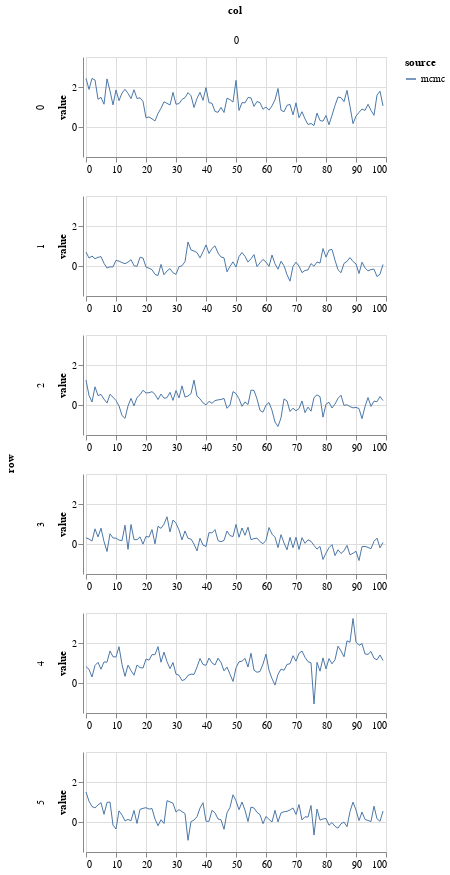

The cell this chart's notebook holds for it:
### Markdown cell above
## Plot MCMC samples

### Code cell
param = 'beta'
df = get_post_df(ps[param]) 
df['source'] = 'mcmc'
plot_line(df, height=100)

### Figure 1 — Vega-Lite specification as saved in the notebook (floating-point values rounded to 4 significant figures; data arrays with more than 128 entries replaced by an {"elided": "..."} marker saying what was removed)
{"config": {"view": {"continuousWidth": 400, "continuousHeight": 300}}, "data": {"name": "data-e9d0e44c3532e295bc2491145dc26e99"}, "mark": {"type": "line", "strokeWidth": 1}, "encoding": {"color": {"type": "nominal", "field": "source"}, "column": {"type": "quantitative", "field": "col"}, "row": {"type": "quantitative", "field": "row"}, "x": {"type": "quantitative", "field": "idx", "title": null}, "y": {"type": "quantitative", "field": "value"}}, "height": 100, "resolve": {"scale": {"x": "independent"}}, "width": 300, "$schema": "https://vega.github.io/schema/vega-lite/v4.8.1.json", "datasets": {"data-e9d0e44c3532e295bc2491145dc26e99": {"elided": "600 records"}}}
